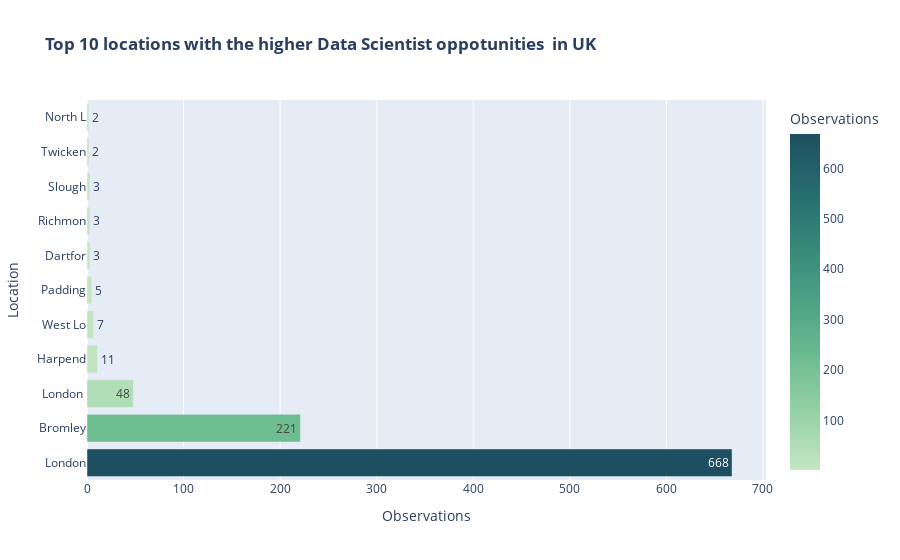

The code cell stored with this chart in its notebook:
### Code cell
location = df_cat['Location'].value_counts().reset_index()
location.columns = ['Location', 'Observations']

fig = px.bar(location[:11], x = 'Observations', y = 'Location', orientation = 'h', color = 'Observations',
             color_continuous_scale = 'Blugrn', text = 'Observations', title = '<b>Top 10 locations with the higher Data Scientist oppotunities  in UK</b>')
fig.show()

### Figure 1 — Plotly figure (JSON) as saved in the notebook; plotly's stock layout.template omitted (floating-point values rounded to 4 significant figures)
{"data": [{"alignmentgroup": "True", "hovertemplate": "Observations=%{marker.color}<br>Location=%{y}<extra></extra>", "legendgroup": "", "marker": {"color": [668, 221, 48, 11, 7, 5, 3, 3, 3, 2, 2], "coloraxis": "coloraxis"}, "name": "", "offsetgroup": "", "orientation": "h", "showlegend": false, "text": [668, 221, 48, 11, 7, 5, 3, 3, 3, 2, 2], "textposition": "auto", "type": "bar", "x": [668, 221, 48, 11, 7, 5, 3, 3, 3, 2, 2], "xaxis": "x", "y": ["London", "Bromley", "London ", "Harpend", "West Lo", "Padding", "Dartfor", "Richmon", "Slough", "Twicken", "North L"], "yaxis": "y"}], "layout": {"barmode": "relative", "coloraxis": {"colorbar": {"title": {"text": "Observations"}}, "colorscale": [[0, "rgb(196, 230, 195)"], [0.1667, "rgb(150, 210, 164)"], [0.3333, "rgb(109, 188, 144)"], [0.5, "rgb(77, 162, 132)"], [0.6667, "rgb(54, 135, 122)"], [0.8333, "rgb(38, 107, 110)"], [1, "rgb(29, 79, 96)"]]}, "legend": {"tracegroupgap": 0}, "title": {"text": "<b>Top 10 locations with the higher Data Scientist oppotunities  in UK</b>"}, "xaxis": {"anchor": "y", "domain": [0, 1], "title": {"text": "Observations"}}, "yaxis": {"anchor": "x", "domain": [0, 1], "title": {"text": "Location"}}}}
